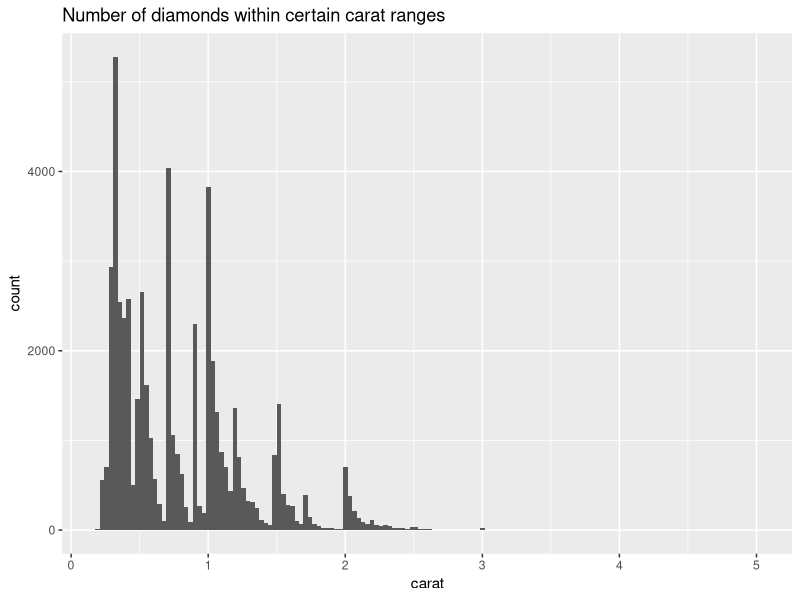
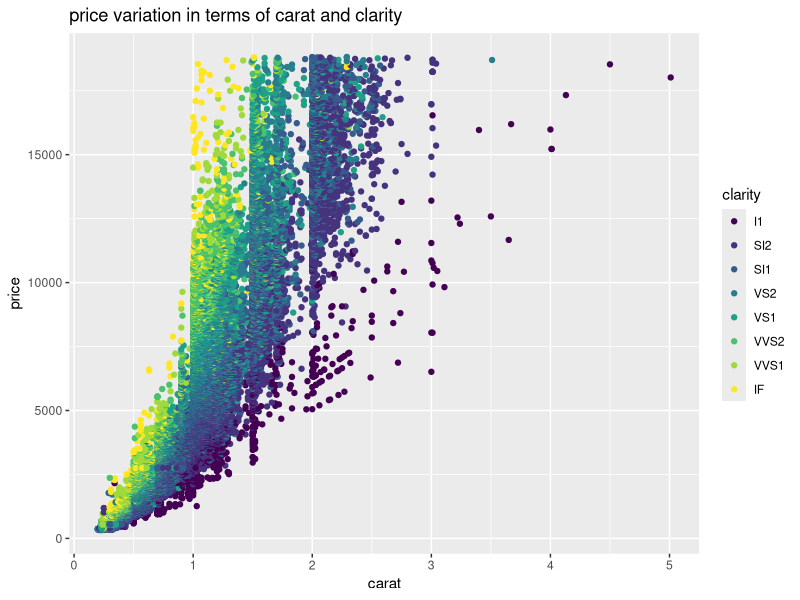
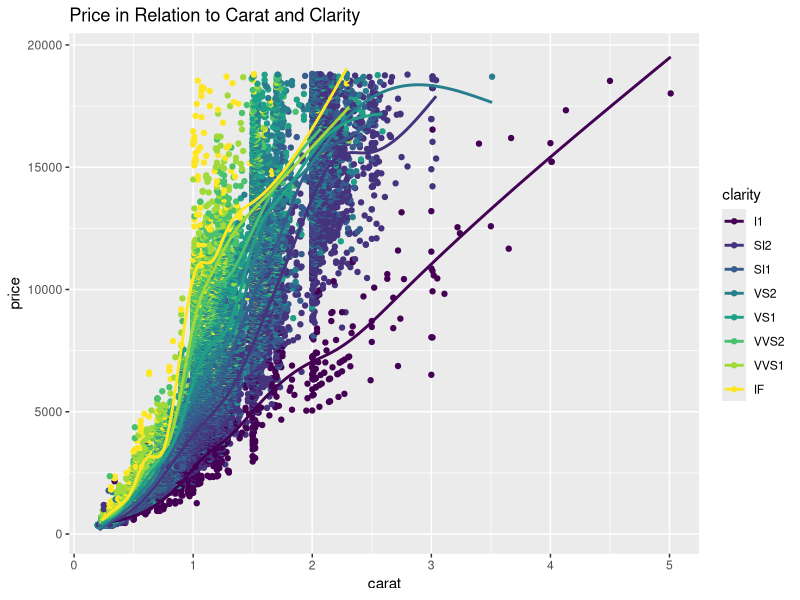
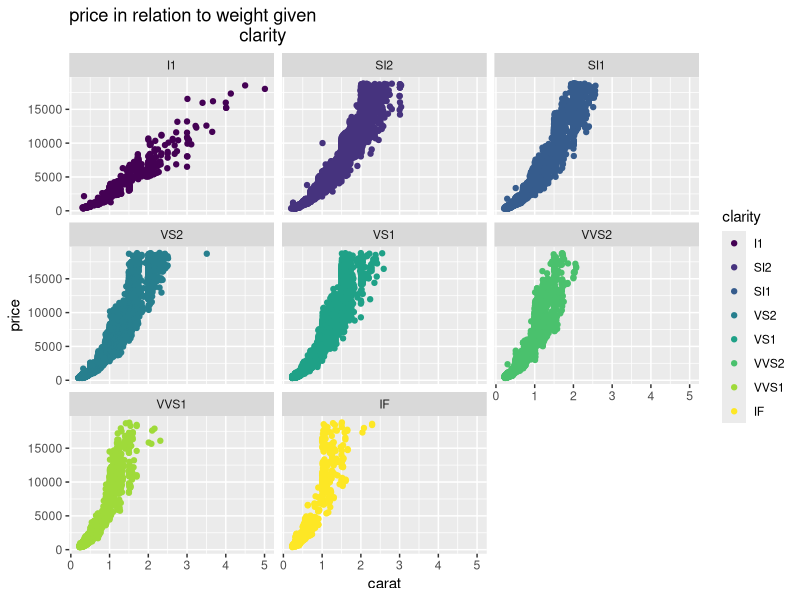
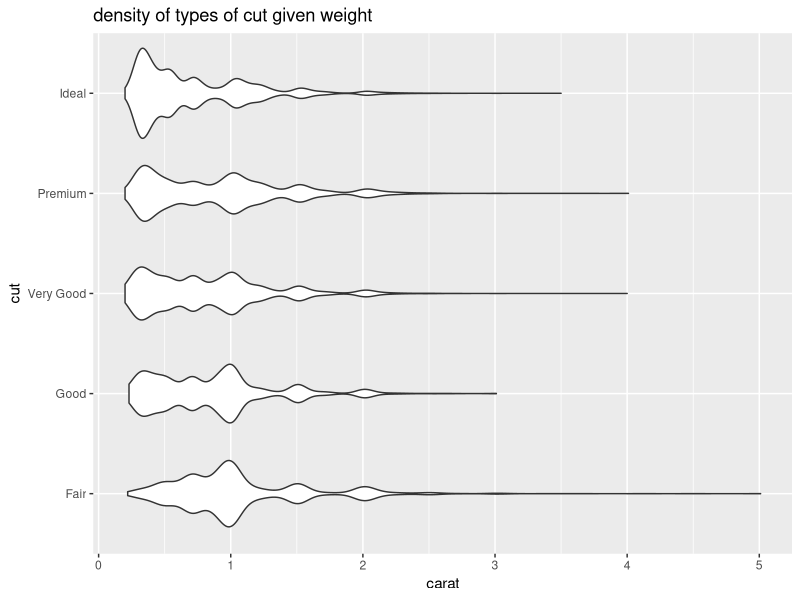
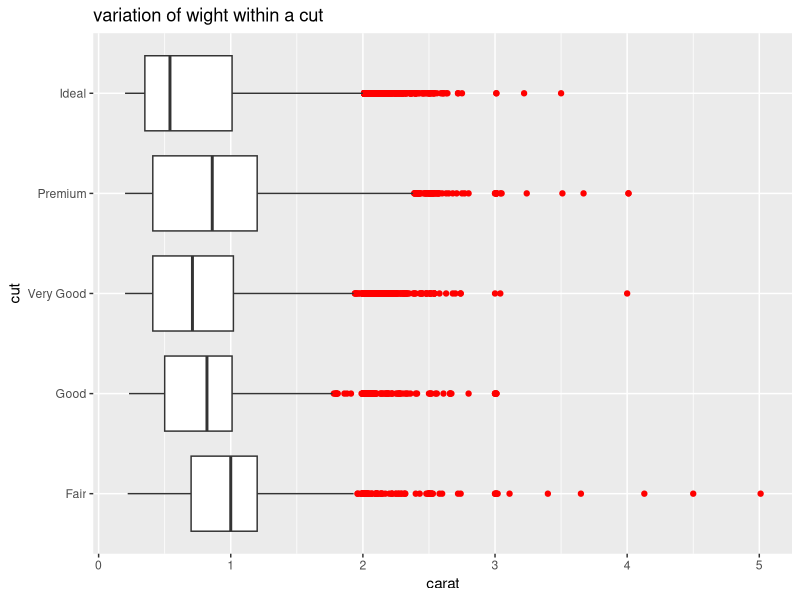
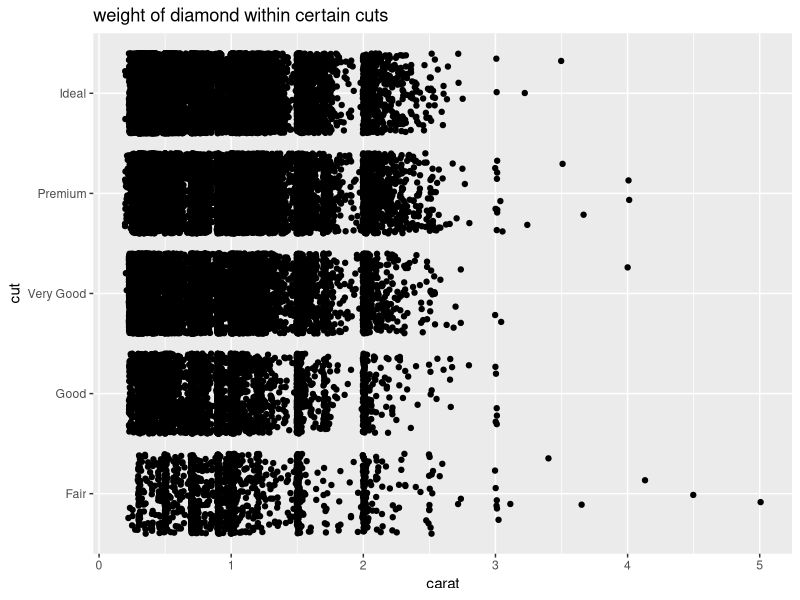
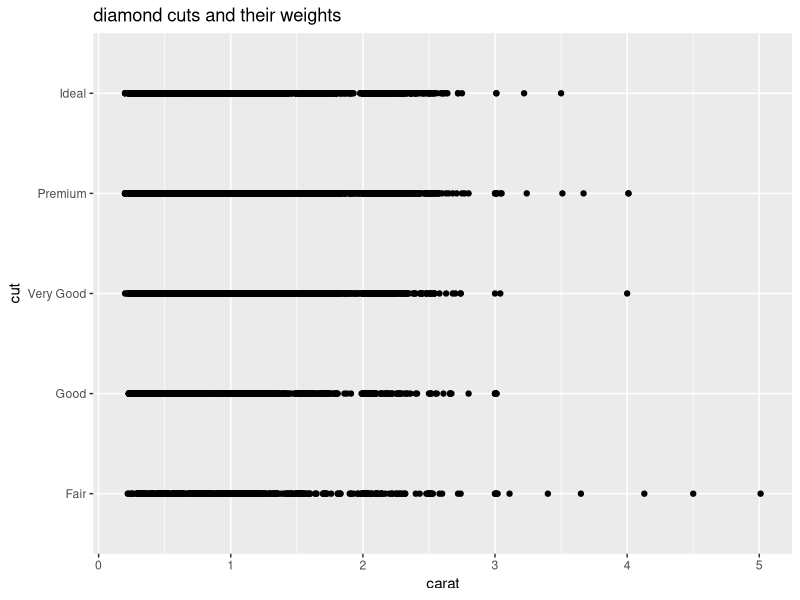

Generate these figures, in order, with R:
## ---- chunk 1
knitr::opts_chunk$set(echo = TRUE)
## ---- chunk 2

library(ggplot2)
data("diamonds")
## ---- chunk 3
ggplot(diamonds, aes(x = carat)) + geom_histogram(bins = 150) + 
  labs(title = "Number of diamonds within certain carat ranges") 
## ---- chunk 4
ggplot(diamonds, aes(x=carat, y=price, color=clarity)) + geom_point() + 
  labs(title = "price variation in terms of carat and clarity ")
## ---- chunk 5
ggplot(diamonds, aes(x=carat, y=price, color=clarity)) + geom_point() + 
  geom_smooth(se=FALSE) + labs(title = "Price in Relation to Carat and Clarity")
## ---- chunk 6
ggplot(diamonds, aes(x=carat, y=price, color=clarity)) + geom_point() + 
  facet_wrap(clarity ~.) + labs(title = "price in relation to weight given 
                                  clarity")

## ---- chunk 7
ggplot(diamonds, aes(x = carat, y = cut)) + geom_violin() + 
  labs(title = "density of types of cut given weight")

ggplot(diamonds, aes(x = carat, y = cut)) + 
  geom_boxplot(outlier.colour="red") + 
  labs(title = "variation of wight within a cut")

ggplot(diamonds, aes(x = carat, y = cut)) +
  geom_jitter() + labs(title = "weight of diamond within certain cuts")

  ggplot(diamonds, aes(x = carat, y = cut)) + geom_point() + 
  labs(title = "diamond cuts and their weights")


## ---- chunk 8
ggplot(diamonds, aes(x = clarity, fill = cut)) + 
  geom_bar(position = position_dodge())
ggplot(diamonds, aes(x = clarity, fill = cut)) + 
  geom_bar(position = position_dodge()) + facet_grid(cut~.) 

## ---- chunk 9
ggplot(diamonds, aes(x = carat, y = price, col = clarity)) + 
  geom_smooth(se = FALSE, method = lm)
## ---- chunk 10
ggplot(diamonds, aes(x = clarity, y = price, col = cut)) + 
  geom_boxplot()
## ---- chunk 11
ggplot(diamonds, aes(x = carat, y = price, col = cut)) + 
  geom_boxplot()
